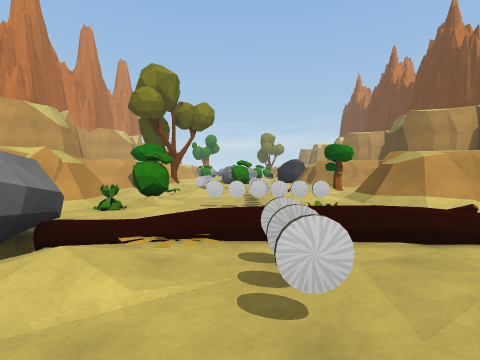
view 1 (above)

17 first-person views from a walk through a Unity game level. The camera is 1.5 m above the floor, tilts 2° down and sees 85° across. The floor is counted in squares, 2 m on a side. Each view is taken from the middle of a square. On the plan, view 1 faces up. The plan holds only what a view shows up to about 9 squares ahead; the rest is blank. The place goes on beyond the plan. The player is left out. Some animated figures are not drawn.

view 2
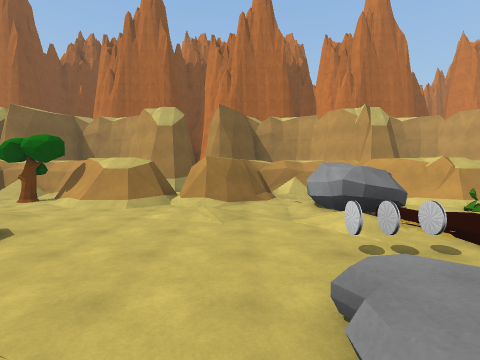

view 3
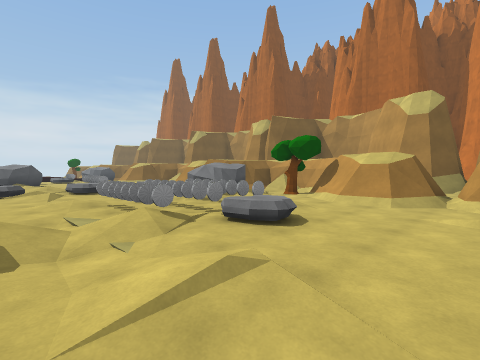

view 4
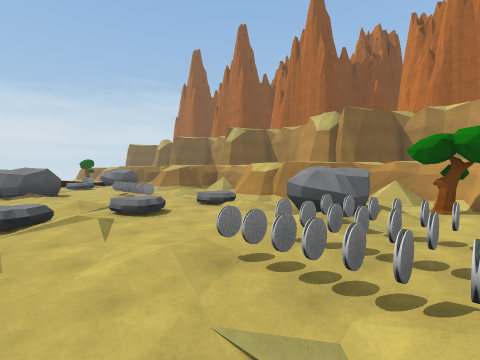

view 5
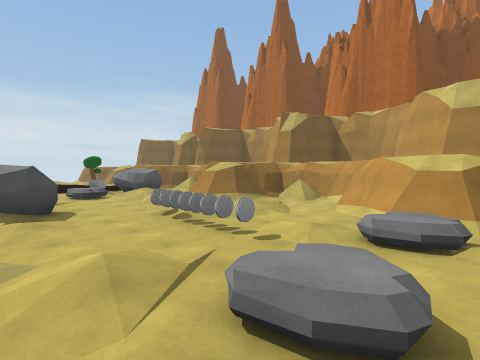

view 6
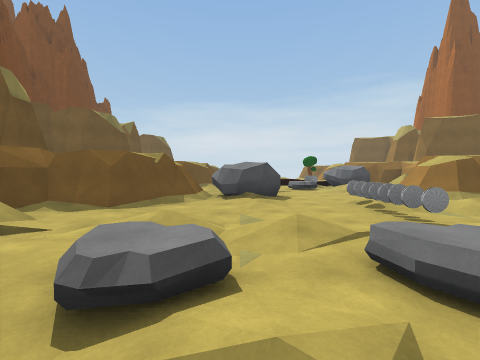

view 7
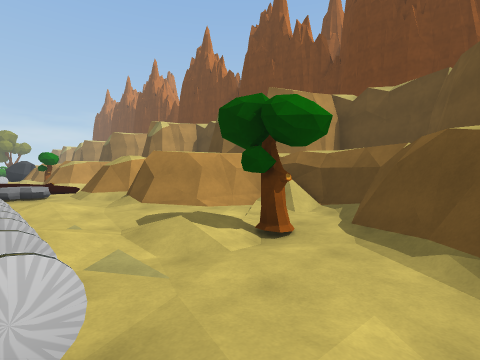

view 8
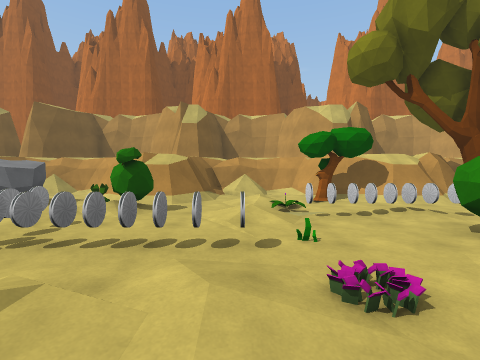

view 9
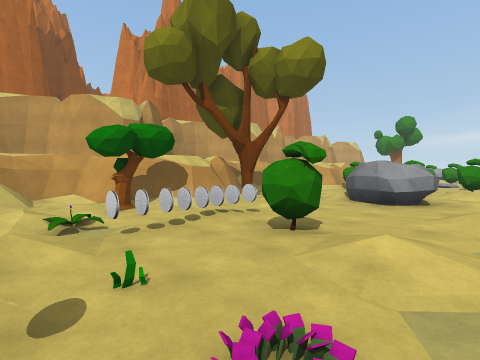

view 10
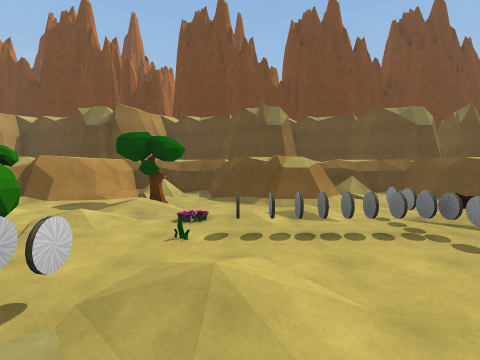

view 11
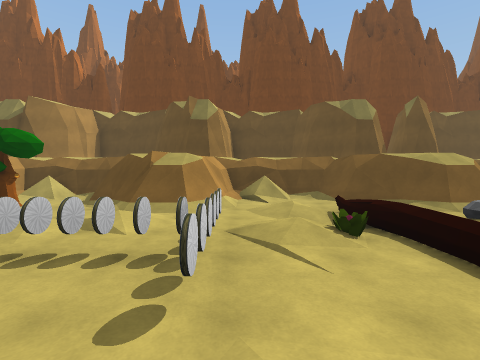

view 12
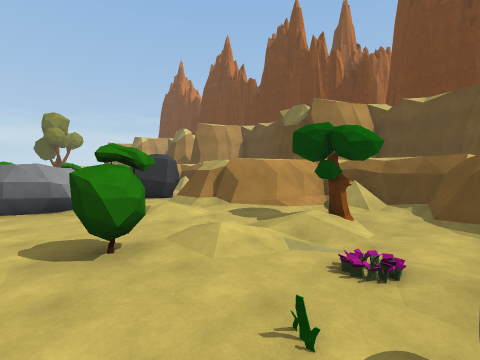

view 13
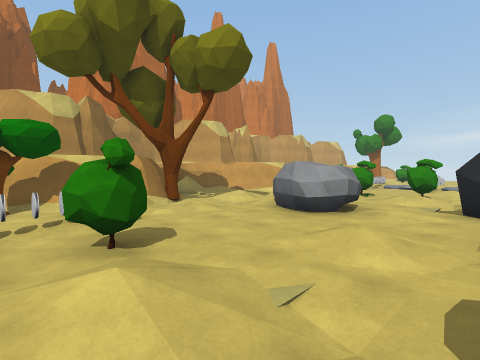

view 14
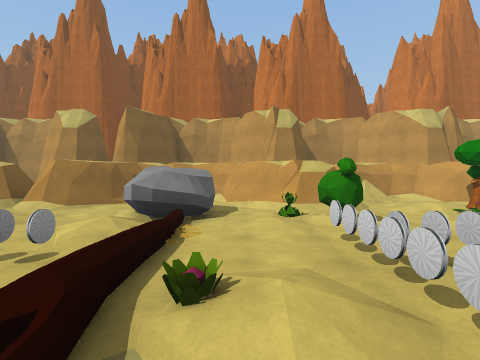

view 15
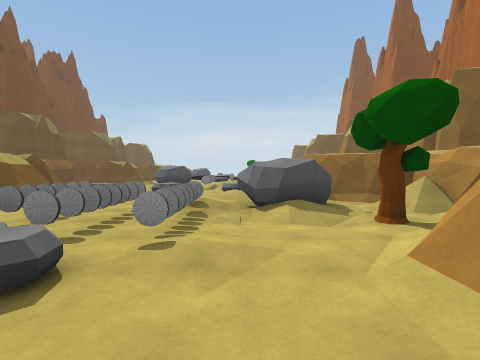

view 16
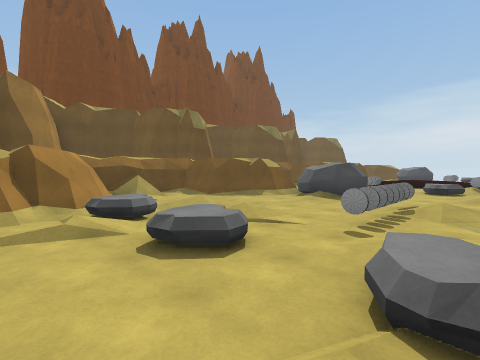

view 17
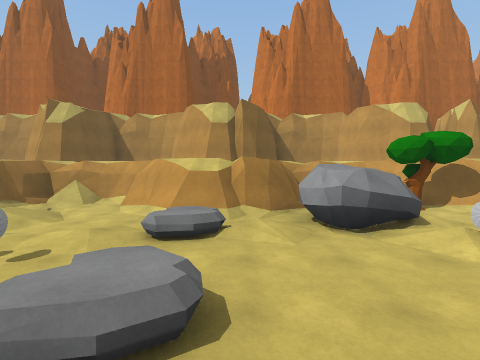

### Floor plan
Key: @ floor where view 1 was taken; # wall or solid block; . main floor; : floor 0.25 m higher than the main floor; + floor 0.5 m higher than the main floor; / step, stairs or slope; = window, fence, low wall or low ledge; ^ raised ledge; P plant; C coin; B bush; R rock; T tree; O other object.
Columns run from 7 left of view 1 to 7 right of it. Each row starts with its distance up from view 1.
 15    ...RRR./#
 14   ##T...../#
 13    #//...:.##
 12    #/.C..../#
 11   ##.:CB/./.
 10  ##T..C.../T
  9  #../PCOP...#
  8  ^/././C...##
  7  ###...C.//##
  6   ##/B.C../###
  5   ##P.CCCC..=##
  4  ##.....P/+./^
  3  #.RRR/P==/..#
  2  ^/.RR/C.../##
  1  ##....C.R/##
  0   ##...@../#
 -1    #./.....#
 -2    #...../.#
 -3   ##/......###
 -4   ##/..R....###
 -5  ##/..CCC/+./^
 -6  #TT..CCC..T.#
 -7  ^:RR/CCC../##
 -8 ###RRR..../##
 -9   ##R...../#
-10    #//...:/##
-11    #/R.RR/R/##
-12   ##.:C././. #
-13  ##...C.../..#
-14  #../.C.....##
-15 #^/./.C....###
-16 ####.....R/#
-17   ##/:..RR:#

Where each view was taken, in squares from view 1:
view 1: 0 up, 0 right, facing up
view 2: 0 up, 3 right, facing left
view 3: 1 down, 3 right, facing down-left
view 4: 5 down, 3 right, facing down-left
view 5: 10 down, 2 right, facing down-left
view 6: 9 down, 2 right, facing down
view 7: 8 down, 1 right, facing up-right
view 8: 8 up, 3 right, facing left
view 9: 8 up, 2 right, facing up-left
view 10: 8 up, 3 left, facing right
view 11: 5 up, 2 left, facing right
view 12: 8 up, 1 left, facing up-right
view 13: 10 up, 3 right, facing up-left
view 14: 4 up, 3 right, facing left
view 15: 2 down, 2 left, facing down
view 16: 9 down, 2 left, facing down-right
view 17: 10 down, 2 right, facing left
